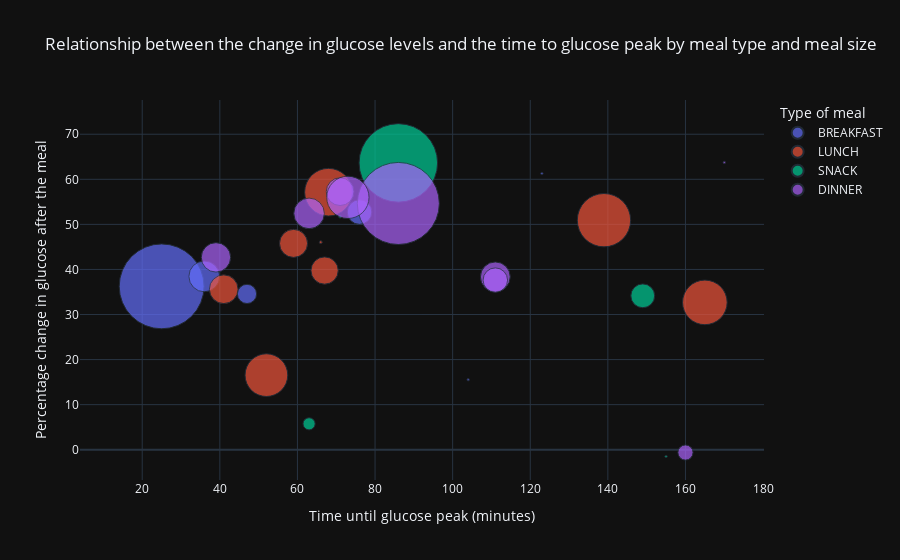

Write notebook code for a chart like this one.
### Markdown cell above
#### Is there a relationship between the meal quantity and its impact on glucose levels?

### Code cell
df = df_activities_meal_components.groupby(['id','user_id', 'record_type'],
                                           as_index=False).agg({'Quantity': ['sum'], 
                                                                'pct_change_aftermeal': 'mean',
                                                                'minutes until peak': 'mean'})
df.columns = df.columns.droplevel(1)

df = df[df['Quantity']<4000]
df['Percentage change in glucose after the meal'] = df['pct_change_aftermeal']
df['Type of meal'] = df['record_type']
df['Time until glucose peak (minutes)'] = df['minutes until peak']
df['Meal size'] = df['Quantity']

fig = px.scatter(df, x="Time until glucose peak (minutes)", y="Percentage change in glucose after the meal",
                 size="Meal size", color="Type of meal",
                 hover_name="id", log_x=False, size_max=60,
                 title='Relationship between the change in glucose levels and the time to glucose peak by meal type and meal size')

fig.update_layout(template='plotly_dark')

fig.show()

### Figure 1 — Plotly figure (JSON) as saved in the notebook; plotly's stock layout.template omitted (floating-point values rounded to 4 significant figures)
{"data": [{"hovertemplate": "<b>%{hovertext}</b><br><br>Type of meal=BREAKFAST<br>Time until glucose peak (minutes)=%{x}<br>Percentage change in glucose after the meal=%{y}<br>Meal size=%{marker.size}<extra></extra>", "hovertext": ["aaaaaaaa-aaaa-aaaa-aaaa-aaaaaaaaaa00", "aaaaaaaa-aaaa-aaaa-aaaa-aaaaaaaaaa05", "aaaaaaaa-aaaa-aaaa-aaaa-aaaaaaaaaa10", "bbbbbbbb-bbbb-bbbb-bbbb-bbbbbbbbbb00", "bbbbbbbb-bbbb-bbbb-bbbb-bbbbbbbbbb01", "bbbbbbbb-bbbb-bbbb-bbbb-bbbbbbbbbb08", "bbbbbbbb-bbbb-bbbb-bbbb-bbbbbbbbbb12", "cccccccc-cccc-cccc-cccc-cccccccccc00"], "legendgroup": "BREAKFAST", "marker": {"color": "#636efa", "size": [2533, 335, 130, 2, 0, 2, 0, 213], "sizemode": "area", "sizeref": 0.7036, "symbol": "circle"}, "mode": "markers", "name": "BREAKFAST", "orientation": "v", "showlegend": true, "type": "scatter", "x": [25, 36, 47, 104, 44, 123, 158, 76], "xaxis": "x", "y": [36.25, 38.46, 34.57, 15.54, 14.77, 61.29, 54.39, 52.73], "yaxis": "y"}, {"hovertemplate": "<b>%{hovertext}</b><br><br>Type of meal=LUNCH<br>Time until glucose peak (minutes)=%{x}<br>Percentage change in glucose after the meal=%{y}<br>Meal size=%{marker.size}<extra></extra>", "hovertext": ["aaaaaaaa-aaaa-aaaa-aaaa-aaaaaaaaaa01", "aaaaaaaa-aaaa-aaaa-aaaa-aaaaaaaaaa07", "aaaaaaaa-aaaa-aaaa-aaaa-aaaaaaaaaa11", "bbbbbbbb-bbbb-bbbb-bbbb-bbbbbbbbbb04", "bbbbbbbb-bbbb-bbbb-bbbb-bbbbbbbbbb13", "cccccccc-cccc-cccc-cccc-cccccccccc01", "cccccccc-cccc-cccc-cccc-cccccccccc03", "cccccccc-cccc-cccc-cccc-cccccccccc05"], "legendgroup": "LUNCH", "marker": {"color": "#EF553B", "size": [277, 262, 3, 700, 800, 1002, 642, 290], "sizemode": "area", "sizeref": 0.7036, "symbol": "circle"}, "mode": "markers", "name": "LUNCH", "orientation": "v", "showlegend": true, "type": "scatter", "x": [59, 67, 66, 165, 68, 139, 52, 41], "xaxis": "x", "y": [45.78, 39.76, 46.05, 32.69, 57.14, 50.93, 16.55, 35.61], "yaxis": "y"}, {"hovertemplate": "<b>%{hovertext}</b><br><br>Type of meal=SNACK<br>Time until glucose peak (minutes)=%{x}<br>Percentage change in glucose after the meal=%{y}<br>Meal size=%{marker.size}<extra></extra>", "hovertext": ["aaaaaaaa-aaaa-aaaa-aaaa-aaaaaaaaaa02", "aaaaaaaa-aaaa-aaaa-aaaa-aaaaaaaaaa12", "bbbbbbbb-bbbb-bbbb-bbbb-bbbbbbbbbb02", "bbbbbbbb-bbbb-bbbb-bbbb-bbbbbbbbbb05", "bbbbbbbb-bbbb-bbbb-bbbb-bbbbbbbbbb07", "bbbbbbbb-bbbb-bbbb-bbbb-bbbbbbbbbb10", "bbbbbbbb-bbbb-bbbb-bbbb-bbbbbbbbbb14", "bbbbbbbb-bbbb-bbbb-bbbb-bbbbbbbbbb16"], "legendgroup": "SNACK", "marker": {"color": "#00cc96", "size": [0, 52, 0, 0, 2, 2170, 3, 200], "sizemode": "area", "sizeref": 0.7036, "symbol": "circle"}, "mode": "markers", "name": "SNACK", "orientation": "v", "showlegend": true, "type": "scatter", "x": [42, 63, 29, 45, 155, 86, 71, 149], "xaxis": "x", "y": [39.73, 5.75, 15.44, 20, -1.5, 63.64, 51.72, 34.15], "yaxis": "y"}, {"hovertemplate": "<b>%{hovertext}</b><br><br>Type of meal=DINNER<br>Time until glucose peak (minutes)=%{x}<br>Percentage change in glucose after the meal=%{y}<br>Meal size=%{marker.size}<extra></extra>", "hovertext": ["aaaaaaaa-aaaa-aaaa-aaaa-aaaaaaaaaa04", "aaaaaaaa-aaaa-aaaa-aaaa-aaaaaaaaaa09", "aaaaaaaa-aaaa-aaaa-aaaa-aaaaaaaaaa13", "bbbbbbbb-bbbb-bbbb-bbbb-bbbbbbbbbb06", "bbbbbbbb-bbbb-bbbb-bbbb-bbbbbbbbbb11", "bbbbbbbb-bbbb-bbbb-bbbb-bbbbbbbbbb15", "cccccccc-cccc-cccc-cccc-cccccccccc02", "cccccccc-cccc-cccc-cccc-cccccccccc04", "cccccccc-cccc-cccc-cccc-cccccccccc06"], "legendgroup": "DINNER", "marker": {"color": "#ab63fa", "size": [313, 305, 330, 2, 81, 2370, 211, 271, 631], "sizemode": "area", "sizeref": 0.7036, "symbol": "circle"}, "mode": "markers", "name": "DINNER", "orientation": "v", "showlegend": true, "type": "scatter", "x": [111, 39, 63, 170, 160, 86, 111, 71, 73], "xaxis": "x", "y": [38.36, 42.68, 52.44, 63.74, -0.62, 54.64, 37.63, 57.26, 56.0], "yaxis": "y"}], "layout": {"legend": {"itemsizing": "constant", "title": {"text": "Type of meal"}, "tracegroupgap": 0}, "title": {"text": "Relationship between the change in glucose levels and the time to glucose peak by meal type and meal size"}, "xaxis": {"anchor": "y", "domain": [0, 1], "title": {"text": "Time until glucose peak (minutes)"}}, "yaxis": {"anchor": "x", "domain": [0, 1], "title": {"text": "Percentage change in glucose after the meal"}}}}
